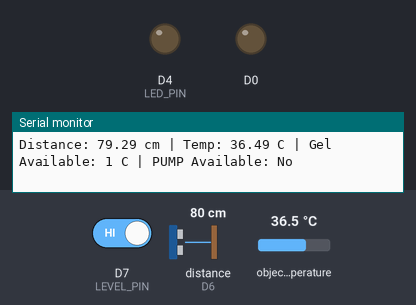
This sketch was run on a simulated ESP8266 (NodeMCU). Parts: output pins drawn as LEDs (lit = HIGH), the last lines printed to the serial monitor. Wiring (inferred from the names in the program): ultrasonic range finder: trigger D5; echo D6. The inputs (shaded band) are chosen by the test bench; at power-on: D7 (LEVEL_PIN) HIGH, distance to the obstacle (sensor on D6) 80 cm, object temperature 36.5 °C. The echo pulse lasts 58.3 µs per cm; pins used as bus, display or sensor lines are not drawn.

Above: at 1.4 s.
1.5 s: D7 (LEVEL_PIN) driven LOW
At 1.9 s:
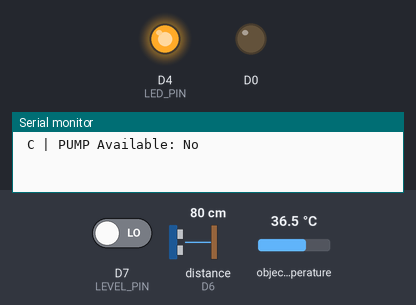
6.1 s: D7 (LEVEL_PIN) driven HIGH
At 6.4 s:
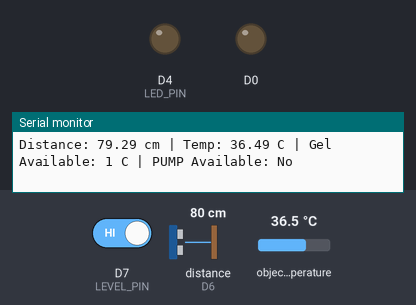
7.7 s: distance to the obstacle (sensor on D6) set to 12 cm
9.2 s: distance to the obstacle (sensor on D6) set to 9 cm
Timing chart, 0 to 11.7 s (numbered marks = the images above; inputs shaded):
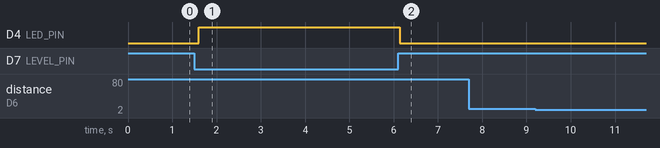

The sketch:

J1.ino
```cpp
#include <Wire.h>
#include <Adafruit_MLX90614.h>

#define TRIG D5
#define ECHO D6
#define LEVEL_PIN D7
#define PUMP D0

#define RELAY_ON true
#define RELAY_OFF false

#define LED_PIN LED_BUILTIN
#define LED_ON LOW
#define LED_OFF HIGH

Adafruit_MLX90614 mlx = Adafruit_MLX90614();

float handThreshold = 10.0;
unsigned long pumpDuration = 800;

unsigned long lastTriggerTime = 0;
bool pumpActive = false;

float readDistance() {
  digitalWrite(TRIG, LOW);
  delayMicroseconds(2);

  digitalWrite(TRIG, HIGH);
  delayMicroseconds(10);
  digitalWrite(TRIG, LOW);

  long duration = pulseIn(ECHO, HIGH, 30000);

  if (duration == 0) return -1;

  return duration * 0.034 / 2;
}

void setup() {
  Serial.begin(115200);

  pinMode(TRIG, OUTPUT);
  pinMode(ECHO, INPUT);
  pinMode(LEVEL_PIN, INPUT);
  pinMode(LED_PIN, OUTPUT);

  delay(200);

  RelayControl(PUMP, RELAY_OFF);
  digitalWrite(LED_PIN, LED_OFF);

  Wire.begin(D2, D1);
  mlx.begin();
}

void loop() {

  float distance = readDistance();
  float bodyTemp = mlx.readObjectTempC();

  bool gelLow = digitalRead(LEVEL_PIN) == LOW;
  bool gelAvailable = !gelLow;

  Serial.print("Distance: ");
  Serial.print(distance);
  Serial.print(" cm | Temp: ");
  Serial.print(bodyTemp);
  Serial.print(" C | Gel Available: ");
  Serial.print(gelAvailable);

  if (gelAvailable) {
    digitalWrite(LED_PIN, LED_ON);
  } else {
    digitalWrite(LED_PIN, LED_OFF);
  }

  if (!gelAvailable) {
    RelayControl(PUMP, RELAY_OFF);
    pumpActive = false;
  }
  else {

    if (distance > 0 && distance < handThreshold && !pumpActive) {
      RelayControl(PUMP, RELAY_ON);
      pumpActive = true;
      lastTriggerTime = millis();
    }

    if (pumpActive && millis() - lastTriggerTime >= pumpDuration) {
      RelayControl(PUMP, RELAY_OFF);
      pumpActive = false;
    }
  }

  Serial.print(" C | PUMP Available: ");
  Serial.println(pumpActive ? "Yes" : "No");

  delay(100);
}


int RelayControl(int GPIO, bool enable) { //Fix Bugs
  Serial.printf("[RELAY] Pin: %d set to: %s\n", GPIO, enable ? "OUTPUT (Active)" : "INPUT (Inactive)");

  if(enable) {
    pinMode(GPIO, OUTPUT);
  } else {
    pinMode(GPIO, INPUT);
  }
  return 0;
}
```

Measured:
- after the input at 1.5 s, D4 (LED_PIN): LOW → HIGH after 0.10 s
- after the input at 6.1 s, D4 (LED_PIN): HIGH → LOW at once
